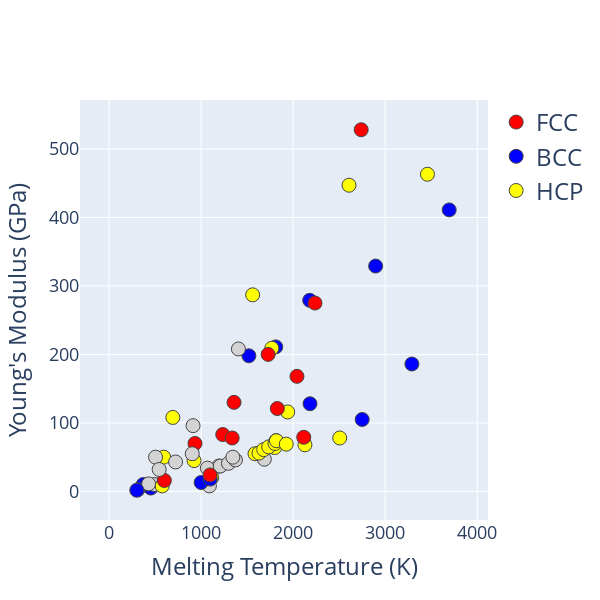

This figure's notebook cell:
### Code cell
layout0= go.Layout(hovermode= 'closest', width = 600, height=600, showlegend=True,  # Hovermode establishes the way the labels that appear when you hover are arranged # Establishing a square plot width=height
    xaxis= dict(title=go.layout.xaxis.Title(text='Melting Temperature (K)', font=dict(size=24)), zeroline= False, gridwidth= 1, tickfont=dict(size=18)), # Axis Titles. Removing the X-axis Mark. Adding a Grid
    yaxis= dict(title=go.layout.yaxis.Title(text="Young's Modulus (GPa)", font=dict(size=24)), zeroline= False, gridwidth= 1, tickfont=dict(size=18)), # Axis Titles. Removing the Y-axis Mark. Adding a Grid
    legend=dict(font=dict(size=24))) # Adding a legend

# Trace

trace0 = go.Scatter(x = melting_temperature,y = youngs_modulus, mode = 'markers',
    marker= dict(size= 14, line= dict(width=1), color=colors), # We add a size, a border and our custom colors to the markers
    text= sample, # This attribute (Text) labels each point to this list, which contains our elements in the same indexes as our properties
showlegend = False)


# Empty Traces for Legend
legend_plot_FCC = go.Scatter(x=[None], y=[None], mode='markers', marker=dict(size=14,  line= dict(width=1),color='red'), name = 'FCC')
legend_plot_BCC = go.Scatter(x=[None], y=[None], mode='markers', marker=dict(size=14,  line= dict(width=1),color='blue'), name = 'BCC')
legend_plot_HCP = go.Scatter(x=[None], y=[None], mode='markers', marker=dict(size=14,  line= dict(width=1),color='yellow'), name = 'HCP')


data = [trace0, legend_plot_FCC, legend_plot_BCC, legend_plot_HCP]

fig= go.Figure(data, layout=layout0)
iplot(fig)

### Figure 1 — Plotly figure (JSON) as saved in the notebook; plotly's stock layout.template omitted (floating-point values rounded to 4 significant figures)
{"data": [{"marker": {"color": ["lightgray", "lightgray", "blue", "yellow", "lightgray", "lightgray", "lightgray", "lightgray", "lightgray", "lightgray", "blue", "yellow", "red", "lightgray", "blue", "lightgray", "lightgray", "lightgray", "blue", "yellow", "yellow", "yellow", "blue", "blue", "blue", "blue", "yellow", "red", "red", "yellow", "lightgray", "lightgray", "lightgray", "lightgray", "lightgray", "lightgray", "blue", "red", "yellow", "yellow", "blue", "blue", "yellow", "yellow", "red", "red", "red", "yellow", "lightgray", "lightgray", "lightgray", "lightgray", "lightgray", "lightgray", "blue", "blue", "yellow", "blue", "blue", "yellow", "yellow", "red", "red", "red", "lightgray", "yellow", "red", "lightgray", "lightgray", "lightgray", "lightgray", "lightgray", "lightgray", "lightgray", "blue", "yellow", "yellow", "yellow", "yellow", "yellow", "yellow", "red", "yellow", "lightgray", "red", "lightgray", "lightgray", "lightgray", "lightgray"], "line": {"width": 1}, "size": 14}, "mode": "markers", "showlegend": false, "text": ["H", "He", "Li", "Be", "B", "C", "N", "O", "F", "Ne", "Na", "Mg", "Al", "Si", "P", "S", "Cl", "Ar", "K", "Ca", "Sc", "Ti", "V", "Cr", "Mn", "Fe", "Co", "Ni", "Cu", "Zn", "Ga", "Ge", "As", "Se", "Br", "Kr", "Rb", "Sr", "Y", "Zr", "Nb", "Mo", "Tc", "Ru", "Rh", "Pd", "Ag", "Cd", "In", "Sn", "Sb", "Te", "I", "Xe", "Cs", "Ba", "Hf", "Ta", "W", "Re", "Os", "Ir", "Pt", "Au", "Hg", "Tl", "Pb", "Bi", "La", "Ce", "Pr", "Nd", "Pm", "Sm", "Eu", "Gd", "Tb", "Dy", "Ho", "Er", "Tm", "Yb", "Lu", "Ac", "Th", "Pa", "U", "Np", "Pu"], "x": [14.01, 0.95, 453.7, 1560, 2349, 3800, 63.05, 54.8, 53.53, 24.56, 370.9, 923, 933.5, 1687, 317.3, 388.4, 171.6, 83.8, 336.5, 1115, 1814, 1941, 2183, 2180, 1519, 1811, 1768, 1728, 1358.0, 692.7, 302.9, 1211.0, 1090, 494, 265.8, 115.8, 312.5, 1050, 1799, 2128, 2750, 2896, 2430, 2607, 2237, 1828.0, 1235.0, 594.2, 429.8, 505.1, 903.8, 722.7, 386.9, 161.4, 301.6, 1000, 2506, 3290, 3695, 3459, 3306, 2739, 2041.0, 1337.0, 234.3, 577, 600.6, 544.4, 1193, 1068, 1208, 1297, 1373, 1345, 1099, 1585, 1629, 1680, 1734, 1802, 1818, 1097, 1925, 1323, 2115, 1841, 1405.0, 910, 912.5], "y": [null, null, 4.9, 287, null, null, null, null, null, null, 10, 45, 70, 47, null, null, null, null, null, 20, 74, 116, 128, 279, 198, 211, 209, 200, 130, 108, null, null, 8, 10, null, null, 2.4, null, 64, 68, 105, 329, null, 447, 275, 121, 83, 50, 11, 50, 55, 43, null, null, 1.7, 13, 78, 186, 411, 463, null, 528, 168, 78, null, 8, 16, 32, 37, 34, 37, 41, 46, 50, 18, 55, 56, 61, 65, 70, 74, 24, 69, null, 79, null, 208, null, 96], "type": "scatter"}, {"marker": {"color": "red", "line": {"width": 1}, "size": 14}, "mode": "markers", "name": "FCC", "x": [null], "y": [null], "type": "scatter", "visible": true}, {"marker": {"color": "blue", "line": {"width": 1}, "size": 14}, "mode": "markers", "name": "BCC", "x": [null], "y": [null], "type": "scatter", "visible": true}, {"marker": {"color": "yellow", "line": {"width": 1}, "size": 14}, "mode": "markers", "name": "HCP", "x": [null], "y": [null], "type": "scatter", "visible": true}], "layout": {"height": 600, "hovermode": "closest", "legend": {"font": {"size": 24}}, "showlegend": true, "width": 600, "xaxis": {"gridwidth": 1, "tickfont": {"size": 18}, "title": {"font": {"size": 24}, "text": "Melting Temperature (K)"}, "zeroline": false, "type": "linear", "range": [-316.8, 4118.0], "autorange": true}, "yaxis": {"gridwidth": 1, "tickfont": {"size": 18}, "title": {"font": {"size": 24}, "text": "Young's Modulus (GPa)"}, "zeroline": false, "type": "linear", "range": [-41.73, 571.4], "autorange": true}, "dragmode": "zoom", "selections": []}}
